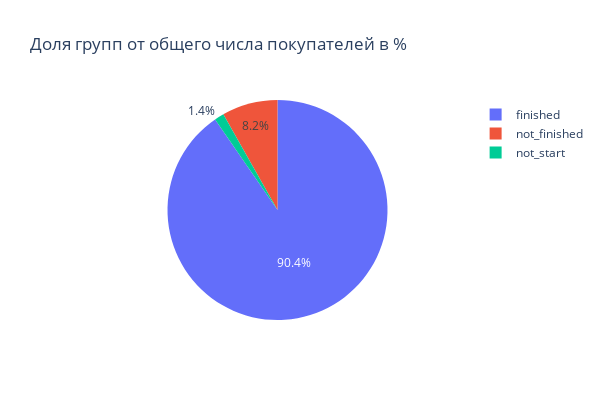

Here is the notebook cell this chart was saved with:
### Code cell
fig_2 = px.pie(values=group_from_all_user_purchase, 
              names=group_from_all_user_purchase.index,
              title='Доля групп от общего числа покупателей в %',
              height=400,
              width=600
              )
fig_2.show()

### Figure 1 — Plotly figure (JSON) as saved in the notebook; plotly's stock layout.template omitted (floating-point values rounded to 4 significant figures)
{"data": [{"domain": {"x": [0, 1], "y": [0, 1]}, "hovertemplate": "label=%{label}<br>value=%{value}<extra></extra>", "labels": ["finished", "not_finished", "not_start"], "legendgroup": "", "name": "", "showlegend": true, "type": "pie", "values": [90.4, 8.2, 1.4]}], "layout": {"height": 400, "legend": {"tracegroupgap": 0}, "title": {"text": "Доля групп от общего числа покупателей в %"}, "width": 600}}
